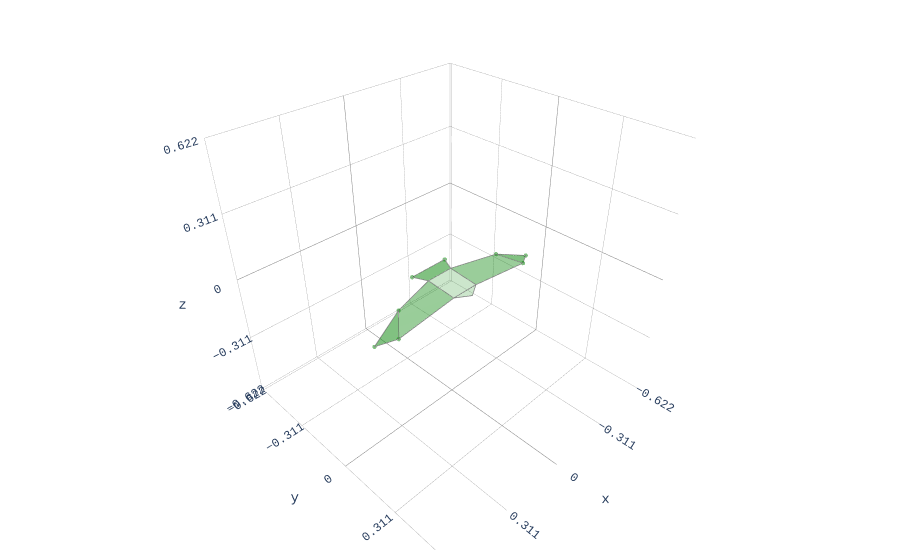

Source (notebook cell):
### Markdown cell above
## Transform Hawk to Target Species

> **§15.2 — Transformation to Different Morphologies**

For each marker, a piecewise linear transformation combines rotation and scaling:

$$T_i = s_i R_i$$

where $s_i$ is the ratio of target-to-source marker norms and $R_i$ is a Rodrigues rotation matrix aligning the two markers. The scaling factor is:

$$s_i = \frac{\|\mathbf{m}_i^{(\text{target})}\|}{\|\mathbf{m}_i^{(\text{hawk})}\|}$$

The rotation angle is:

$$\theta_i = \cos^{-1} \left( \frac{\mathbf{m}_i^{(\text{hawk})} \cdot \mathbf{m}_i^{(\text{target})}}{\|\mathbf{m}_i^{(\text{hawk})}\| \|\mathbf{m}_i^{(\text{target})}\|} \right)$$

These per-marker transformations are assembled into a block-diagonal matrix $T$.

**Tail droop correction (`tail_z_override = -0.05`):** After transformation, the tail-tip z-coordinate is overridden to −0.05 m. Cadaver-derived tail positions tend to droop downwards relative to live birds in flight; this manual correction sets the tail tip to a biologically plausible elevation. The value was chosen by visual inspection of the animated result.

### Code cell
# Select a target species (change index to explore different species)
species_idx = 8
species_name = merged_df['species_common'].iloc[species_idx]
print(f"Target species: {species_name}")

# Transform hawk to target species
approx_bird3d, target_bird3d, transformation_matrix = transform_hawk_to_species(
    hawk3d, species_idx, merged_df
)

# Visualise comparison: hawk (red) vs transformed hawk (blue) vs target (green)
plot_plotly(hawk3d, colour='red')
plot_plotly(approx_bird3d, colour='blue')
plot_plotly(target_bird3d, colour='green')

### Figure 1 — Plotly figure (JSON) as saved in the notebook; plotly's stock layout.template omitted (floating-point values rounded to 4 significant figures)
{"data": [{"color": "green", "hoverinfo": "none", "opacity": 0.5, "type": "mesh3d", "x": [-0.444, -0.3641, -0.2837], "y": [0.02947, 0.07822, -0.0111], "z": [-0.06433, -0.04513, -0.002]}, {"hoverinfo": "name", "line": {"color": "grey", "width": 1.5}, "mode": "lines", "name": "left_handwing green", "type": "scatter3d", "x": [-0.444, -0.3641, -0.2837, -0.444], "y": [0.02947, 0.07822, -0.0111, 0.02947], "z": [-0.06433, -0.04513, -0.002, -0.06433]}, {"color": "green", "hoverinfo": "none", "opacity": 0.5, "type": "mesh3d", "x": [0.444, 0.3641, 0.2837], "y": [0.02947, 0.07822, -0.0111], "z": [-0.06433, -0.04513, -0.002]}, {"hoverinfo": "name", "line": {"color": "grey", "width": 1.5}, "mode": "lines", "name": "right_handwing green", "type": "scatter3d", "x": [0.444, 0.3641, 0.2837, 0.444], "y": [0.02947, 0.07822, -0.0111, 0.02947], "z": [-0.06433, -0.04513, -0.002, -0.06433]}, {"color": "green", "hoverinfo": "none", "opacity": 0.4, "type": "mesh3d", "x": [-0.3641, -0.2837, -0.065, -0.0649], "y": [0.07822, -0.0111, -0.07357, 0.07357], "z": [-0.04513, -0.002, -0.002, -0.01289]}, {"hoverinfo": "name", "line": {"color": "grey", "width": 1.5}, "mode": "lines", "name": "left_armwing green", "type": "scatter3d", "x": [-0.3641, -0.2837, -0.065, -0.0649, -0.3641], "y": [0.07822, -0.0111, -0.07357, 0.07357, 0.07822], "z": [-0.04513, -0.002, -0.002, -0.01289, -0.04513]}, {"color": "green", "hoverinfo": "none", "opacity": 0.4, "type": "mesh3d", "x": [0.3641, 0.2837, 0.065, 0.0649], "y": [0.07822, -0.0111, -0.07357, 0.07357], "z": [-0.04513, -0.002, -0.002, -0.01289]}, {"hoverinfo": "name", "line": {"color": "grey", "width": 1.5}, "mode": "lines", "name": "right_armwing green", "type": "scatter3d", "x": [0.3641, 0.2837, 0.065, 0.0649, 0.3641], "y": [0.07822, -0.0111, -0.07357, 0.07357, 0.07822], "z": [-0.04513, -0.002, -0.002, -0.01289, -0.04513]}, {"color": "green", "hoverinfo": "none", "opacity": 0.2, "type": "mesh3d", "x": [0.0649, -0.0649, -0.065, 0.065], "y": [0.07357, 0.07357, -0.07357, -0.07357], "z": [-0.01289, -0.01289, -0.002, -0.002]}, {"hoverinfo": "name", "line": {"color": "grey", "width": 1.5}, "mode": "lines", "name": "body green", "type": "scatter3d", "x": [0.0649, -0.0649, -0.065, 0.065, 0.0649], "y": [0.07357, 0.07357, -0.07357, -0.07357, 0.07357], "z": [-0.01289, -0.01289, -0.002, -0.002, -0.01289]}, {"color": "green", "hoverinfo": "none", "opacity": 0.2, "type": "mesh3d", "x": [0.0649, 0.0, -0.0649], "y": [0.07357, 0.115, 0.07357], "z": [-0.01289, -0.01289, -0.01289]}, {"hoverinfo": "name", "line": {"color": "grey", "width": 1.5}, "mode": "lines", "name": "head green", "type": "scatter3d", "x": [0.0649, 0.0, -0.0649, 0.0649], "y": [0.07357, 0.115, 0.07357, 0.07357], "z": [-0.01289, -0.01289, -0.01289, -0.01289]}, {"color": "green", "hoverinfo": "none", "opacity": 0.5, "type": "mesh3d", "x": [0.09517, -0.09517, -0.065, 0.065], "y": [-0.1406, -0.1406, -0.07357, -0.07357], "z": [-0.002, -0.002, -0.002, -0.002]}, {"hoverinfo": "name", "line": {"color": "grey", "width": 1.5}, "mode": "lines", "name": "tail green", "type": "scatter3d", "x": [0.09517, -0.09517, -0.065, 0.065, 0.09517], "y": [-0.1406, -0.1406, -0.07357, -0.07357, -0.1406], "z": [-0.002, -0.002, -0.002, -0.002, -0.002]}, {"hoverinfo": "none", "marker": {"color": "green", "opacity": 0.5, "size": 2.5}, "mode": "markers", "type": "scatter3d", "x": [-0.444, 0.444, -0.3641, 0.3641, -0.2837, 0.2837, -0.09517, 0.09517], "y": [0.02947, 0.02947, 0.07822, 0.07822, -0.0111, -0.0111, -0.1406, -0.1406], "z": [-0.06433, -0.06433, -0.04513, -0.04513, -0.002, -0.002, -0.002, -0.002]}], "layout": {"font": {"family": "Andale Mono, Courier New, sans-serif"}, "margin": {"b": 10, "l": 10, "r": 10, "t": 10}, "scene": {"aspectmode": "cube", "aspectratio": {"x": 1, "y": 1, "z": 1}, "xaxis": {"backgroundcolor": "white", "dtick": 0.3108, "gridcolor": "grey", "gridwidth": 0.5, "range": [-0.6216, 0.6216], "showbackground": true, "zerolinecolor": "grey"}, "yaxis": {"backgroundcolor": "white", "dtick": 0.3108, "gridcolor": "grey", "gridwidth": 0.5, "range": [-0.6344, 0.6088], "showbackground": true, "zerolinecolor": "grey"}, "zaxis": {"backgroundcolor": "white", "dtick": 0.3108, "gridcolor": "grey", "gridwidth": 0.5, "range": [-0.6216, 0.6216], "showbackground": true, "zerolinecolor": "grey"}}, "showlegend": false}}
